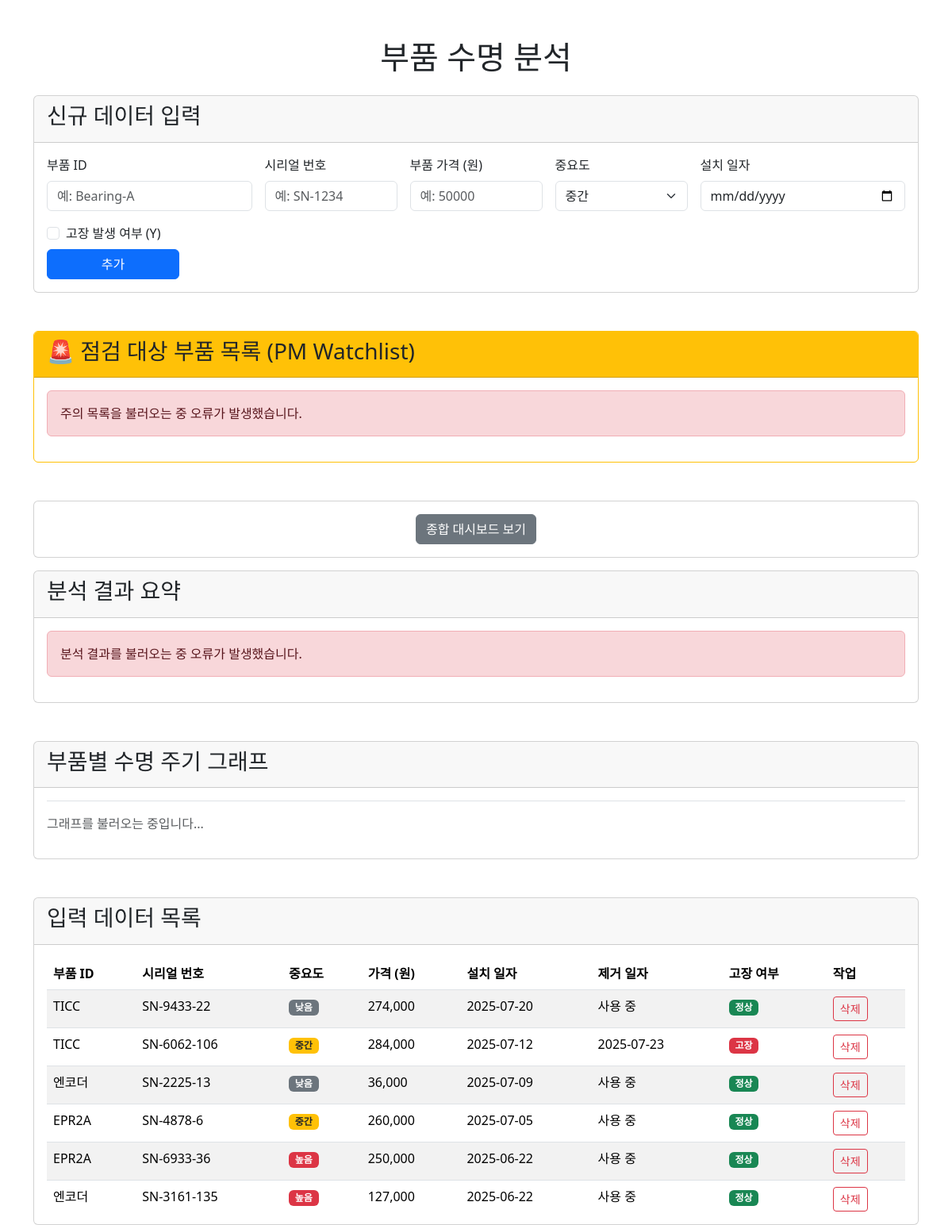
The page / on the database its author committed.
### app.py (models this page shows, shortened)
class PumpData(db.Model):
    id = db.Column(db.Integer, primary_key=True)
    part_id = db.Column(db.String(100), nullable=False)
    serial_number = db.Column(db.String(100), nullable=True)
    install_date = db.Column(db.Date, nullable=False)
    removal_date = db.Column(db.Date, nullable=True)
    is_failure = db.Column(db.Boolean, nullable=False)
    cost = db.Column(db.Integer, nullable=True)
    priority = db.Column(db.String(50), nullable=True, default='중간')

### app.py (the view)
@app.route('/')
def index():
    all_data = PumpData.query.order_by(PumpData.install_date.desc()).all()
    return render_template('index.html', all_data=all_data)

### templates/index.html (shortened to what this page needs)
<!DOCTYPE html>
<html lang="ko">
<head>
    <link href="https://cdn.jsdelivr.net/npm/bootstrap@5.3.3/dist/css/bootstrap.min.css" rel="stylesheet">
</head>
<body>
    <div class="container mt-5">
        <h1 class="text-center mb-4">부품 수명 분석</h1>
        <div class="card mb-5">
            <div class="card-header"><h3>신규 데이터 입력</h3></div>
            <div class="card-body">
                <form action="/add" method="POST">
                    <div class="row g-3 align-items-end">
                        <div class="col-md-3">
                            <label for="part_id" class="form-label">부품 ID</label>
                            <input type="text" class="form-control" id="part_id" name="part_id" placeholder="예: Bearing-A" required>
                        </div>
                        <div class="col-md-2">
                            <label for="serial_number" class="form-label">시리얼 번호</label>
                            <input type="text" class="form-control" id="serial_number" name="serial_number" placeholder="예: SN-1234">
                        </div>
                        <div class="col-md-2">
                            <label for="cost" class="form-label">부품 가격 (원)</label>
                            <input type="number" class="form-control" id="cost" name="cost" placeholder="예: 50000">
                        </div>
                        <div class="col-md-2">
                            <label for="priority" class="form-label">중요도</label>
                            <select id="priority" name="priority" class="form-select">
                                <option value="중간" selected>중간</option>
                            </select>
                        </div>
                        <div class="col-md-3">
                            <label for="install_date" class="form-label">설치 일자</label>
                            <input type="date" class="form-control" id="install_date" name="install_date" required>
                        </div>
                        <div class="col-md-2">
                            <div class="form-check mb-2">
                                <input class="form-check-input" type="checkbox" id="is_failure" name="is_failure">
                                <label class="form-check-label" for="is_failure">고장 발생 여부 (Y)</label>
                            </div>
                            <button type="submit" class="btn btn-primary w-100">추가</button>
                        </div>
                    </div>
                </form>
            </div>
        </div>
        <div class="card border-warning mb-5">
            <div class="card-header bg-warning text-dark">
                <h3>🚨 점검 대상 부품 목록 (PM Watchlist)</h3>
            </div>
            <div class="card-body" id="pm-watchlist-section" style="max-height: 350px; overflow-y: auto;">
            </div>
        </div>
        <div class="card mb-3">
            <div class="card-body text-center">
                 <a href="/dashboard" class="btn btn-secondary">종합 대시보드 보기</a>
            </div>
        </div>
        <div class="card mb-5">
            <div class="card-header">
                <h3>분석 결과 요약</h3>
            </div>
            <div class="card-body" id="summary-section">
            </div>
        </div>
        <div class="card mb-5">
            <div class="card-header">
                <h3>부품별 수명 주기 그래프</h3>
            </div>
            <div class="card-body">
                <ul class="nav nav-tabs" id="chart-tabs" role="tablist">
                </ul>
                <div class="tab-content pt-3" id="chart-tabs-content">
                    <p class="text-muted">그래프를 불러오는 중입니다...</p>
                </div>
            </div>
        </div>
        <div class="card">
            <div class="card-header"><h3>입력 데이터 목록</h3></div>
            <div class="card-body">
                <div style="max-height: 320px; overflow-y: auto;">
                    <table class="table table-striped table-hover mb-0">
                        <thead>
                            <tr>
                                <th>부품 ID</th>
                                <th>시리얼 번호</th>
                                <th>중요도</th>
                                <th>가격 (원)</th>
                                <th>설치 일자</th>
                                <th>제거 일자</th>
                                <th>고장 여부</th>
                                <th>작업</th>
                            </tr>
                        </thead>
                        <tbody>
                            {% for item in all_data %}
                            <tr>
                                <td>{{ item.part_id }}</td>
                                <td>{{ item.serial_number or 'N/A' }}</td>
                                <td>
                                    {% if item.priority == '높음' %}<span class="badge bg-danger">{{ item.priority }}</span>
                                    {% elif item.priority == '중간' %}<span class="badge bg-warning text-dark">{{ item.priority }}</span>
                                    {% else %}<span class="badge bg-secondary">{{ item.priority }}</span>
                                    {% endif %}
                                </td>
                                <td>{{ "{:,}".format(item.cost) if item.cost else 'N/A' }}</td>
                                <td>{{ item.install_date.strftime('%Y-%m-%d') }}</td>
                                <td>{{ item.removal_date.strftime('%Y-%m-%d') if item.removal_date else '사용 중' }}</td>
                                <td><span class="badge {{ 'bg-danger' if item.is_failure else 'bg-success' }}">{{ '고장' if item.is_failure else '정상' }}</span></td>
                                <td><a href="/delete/{{ item.id }}" class="btn btn-sm btn-outline-danger" onclick="return confirm('정말로 삭제하시겠습니까?');">삭제</a></td>
                            </tr>
                            {% endfor %}
                        </tbody>
                    </table>
                </div>
            </div>
        </div>
    </div>
</body>
</html>

### rows shown on the page
PumpData: part_id "TICC", serial_number "SN-9433-22", priority "낮음", cost "274,000", install_date "2025-07-20", removal_date "사용 중", is_failure "정상"
PumpData: part_id "TICC", serial_number "SN-6062-106", priority "중간", cost "284,000", install_date "2025-07-12", removal_date "2025-07-23", is_failure "고장"
PumpData: part_id "엔코더", serial_number "SN-2225-13", priority "낮음", cost "36,000", install_date "2025-07-09", removal_date "사용 중", is_failure "정상"
PumpData: part_id "EPR2A", serial_number "SN-4878-6", priority "중간", cost "260,000", install_date "2025-07-05", removal_date "사용 중", is_failure "정상"
PumpData: part_id "EPR2A", serial_number "SN-6933-36", priority "높음", cost "250,000", install_date "2025-06-22", removal_date "사용 중", is_failure "정상"
PumpData: part_id "엔코더", serial_number "SN-3161-135", priority "높음", cost "127,000", install_date "2025-06-22", removal_date "사용 중", is_failure "정상"
